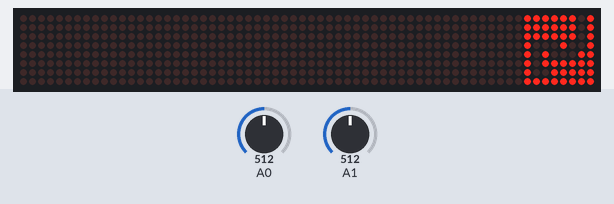
Recording of a sketch running on a simulated Arduino Uno, built with avr-gcc and run on an emulated ATmega328P. On the bench: 64×8 LED matrix. Inputs (shaded band) come from the test bench; at power-on: A1 = 512, A0 = 512.

Above: at 1.12 s.
1.3 s: A1 set to 290
3.0 s: A0 set to 290
At 6.8 s:
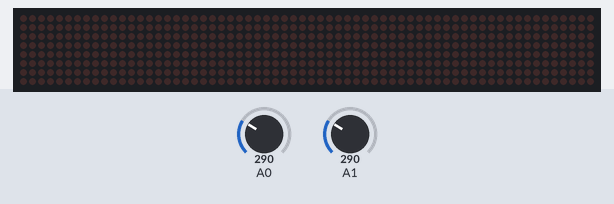
8.2 s: A0 set to 306
9.9 s: A0 set to 122
11.5 s: A1 set to 710
At 14.0 s:
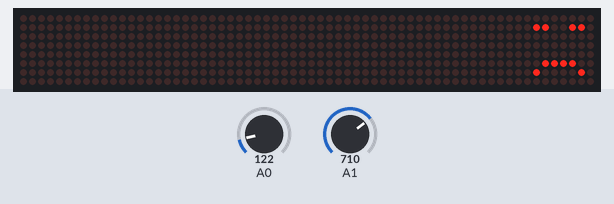

The sketch:

Dot-Matrix-Maze.ino
```cpp
#include <LedControl.h>

//PIN LAYOUTS!
// Dot matrix:
//    VCC - 5v
//    GND - Ground
//    DIN - PWM 12
//    CS - PWM 11
//    CLK - PWM 10

// Joystick:
//    GND - Ground
//    +5V - 5v
//    VRx - A0
//    VRy - A1
//    SW - PWM 2 - NOT required but added anyway

// Pin connections to the LED matrix
int DIN = 12;
int CS = 11;
int CLK = 10;

// Create a new LedControl object
LedControl lc = LedControl(DIN, CLK, CS, 0);

// Define constants for the start and end positions
const int SRT = 2;
const int END = 3;

// The maze layouts
struct Level {
  int layout[8][8];
  int nextLevels[5]; //Next levels feature was planned to have dynamic levels instead of following one set path, you can add this if youd like by >See line 51
};

Level levels[5] = {
  // Level 0
  {
    // Layout
    {
      {1, 1, 1, 1, 1, 1, END, 1},
      {1, 1, 1, 1, 1, 1, 0, 1},
      {1, 1, 1, 1, 1, 1, 0, 1},
      {1, 0, 0, 0, 1, 0, 0, 1},
      {1, 0, 1, 0, 0, 0, 1, 1},
      {1, 0, 1, 1, 1, 1, 1, 1},
      {1, 0, 0, 1, 1, 1, 1, 1},
      {1, 1, SRT, 1, 1, 1, 1, 1}
    },
    // Next levels
    {1} // for dynamic levels, in these brackets select which levels you would like to come after the current level eg {0, 3, 8}.
  },
  // Level 1
  {
    // Layout
    {
      {1, 1, 1, 1, 1, 1, 1, 1},
      {1, 1, 1, 1, 0, 0, 0, 1},
      {1, 1, 1, 1, 0, 1, 0, 1},
      {1, 1, 1, 1, 0, 1, 0, 1},
      {1, 1, 1, 1, 0, 1, 0, 1},
      {1, 1, 1, 1, 0, 1, 0, 1},
      {END, 0, 0, 0, 0, 1, 0, 1},
      {1, 1, 1, 1, 1, 1, SRT, 1}
    },
    // Next levels
    {2}
  },
    // Level 2
  {
    // Layout
    {
      {1, 1, 1, END, 1, 1, 1, 1},
      {1, 1, 1, 0, 1, 1, 1, 1},
      {1, 0, 0, 0, 1, 1, 1, 1},
      {1, 0, 1, 1, 1, 1, 1, 1},
      {1, 0, 1, 0, 0, 0, 0, 1},
      {1, 0, 1, 0, 1, 1, 0, 1},
      {1, 0, 0, 0, 1, 1, 0, SRT},
      {1, 1, 1, 1, 1, 1, 1, 1}
    },
    // Next levels
    {3}
  },
    // Level 3
  {
    // Layout
    {
      {1, 1, 1, 1, 1, 1, 1, 1},
      {1, 1, 1, 1, 1, 1, 1, 1},
      {1, 0, 0, 0, 0, 0, 1, 1},
      {END, 0, 1, 1, 1, 0, 1, 1},
      {1, 1, 1, 1, 1, 0, 1, 1},
      {1, 1, 1, 0, 0, 0, 1, 1},
      {1, 1, 1, 0, 1, 1, 1, 1},
      {1, 1, 1, SRT, 1, 1, 1, 1}
    },
    // Next levels
    {4}
  },
    // Level 4
  {
    // Layout
    {
      {1, 1, END, 1, 1, 1, 1, 1},
      {1, 1, 0, 1, 0, 0, 0, 1},
      {1, 1, 0, 1, 0, 1, 0, 1},
      {1, 1, 0, 0, 0, 1, 0, SRT},
      {1, 1, 1, 1, 1, 1, 1, 1},
      {1, 1, 1, 1, 1, 1, 1, 1},
      {1, 1, 1, 1, 1, 1, 1, 1},
      {1, 1, 1, 1, 1, 1, 1, 1}
    },
    // Next levels
    {0}
  }
};

// The current level and player's position
int currentLevel = 0;
int playerX = 0;
int playerY = 7;

// Time limit for each level
unsigned long levelStartTime;
const unsigned long levelTimeLimit = 5000; // 5 seconds

// Game over screen
int gameOverScreen[8][8] = {
  {0, 0, 0, 0, 0, 0, 0, 0},
  {0, 1, 1, 0, 0, 1, 1, 0},
  {0, 0, 0, 0, 0, 0, 0, 0},
  {0, 0, 0, 0, 0, 0, 0, 0},
  {0, 0, 0, 0, 0, 0, 0, 0},
  {0, 0, 1, 1, 1, 1, 0, 0},
  {0, 1, 0, 0, 0, 0, 1, 0},
  {0, 0, 0, 0, 0, 0, 0, 0}
};

// Number of levels completed
int levelsCompleted = 0;

void setup() {
  // Initialize the LED matrix
  lc.shutdown(0, false);
  lc.setIntensity(0, 8);
  lc.clearDisplay(0);

  // Find the player's start position
  findStartPosition();

  // Draw the initial maze
  drawMaze();

  // Record the start time of the level
  levelStartTime = millis();
}

void loop() {
  // Check if the time limit for the level has been exceeded
  if (millis() - levelStartTime > levelTimeLimit) {
    // Set the display brightness back to 8
    lc.setIntensity(0, 8);

    // Show the game over screen
    for (int y = 0; y < 8; y++) {
      for (int x = 0; x < 8; x++) {
        lc.setLed(0, y, x, gameOverScreen[y][x]);
      }
    }

    // Wait a bit before the next loop iteration
    delay(1000);

    // Clear the game over screen
    lc.clearDisplay(0);

    // Show the number of levels completed
    for (int i = 0; i < levelsCompleted; i++) {
      lc.setLed(0, i / 8, i % 8, true);
    }

    // Wait a bit before the next loop iteration
    delay(2000);

    // Reset the game
    currentLevel = 0;
    findStartPosition();
    drawMaze();
    levelStartTime = millis();
    lc.setIntensity(0, 8);

    // Reset the number of levels completed
    levelsCompleted = 0;

    return;
  }

  // Decrease the display brightness linearly over time
  int timeLeft = levelTimeLimit - (millis() - levelStartTime);
  int brightness = map(timeLeft, 0, levelTimeLimit, 2, 8);
  lc.setIntensity(0, brightness);

  // Read the joystick position
  int joyX = analogRead(A0);
  int joyY = analogRead(A1);

  // Determine the new player position
  int newX = playerX;
  int newY = playerY;
  if (joyX < 300) {
    newX--;
  } else if (joyX > 700) {
    newX++;
  }

  // Check if the new X position is inside the maze and not a wall
  if (newX >= 0 && newX < 8 && (levels[currentLevel].layout[playerY][newX] == 0 || levels[currentLevel].layout[playerY][newX] == END)) {
    // Update the player X position
    playerX = newX;
  }

  if (joyY < 300) {
    newY--;
  } else if (joyY > 700) {
    newY++;
  }

  // Check if the new Y position is inside the maze and not a wall
  if (newY >= 0 && newY < 8 && (levels[currentLevel].layout[newY][playerX] == 0 || levels[currentLevel].layout[newY][playerX] == END)) {
    // Update the player Y position
    playerY = newY;
  }

  // Check if the player has reached the end position
  if (levels[currentLevel].layout[playerY][playerX] == END) {
    // Flash the LED matrix twice
    for (int i = 0; i < 2; i++) {
      lc.clearDisplay(0);
      lc.setIntensity(0, 8);
      delay(50);
      drawMaze();
      delay(100);
    }

    // Increase the number of levels completed
    levelsCompleted++;

    // Move on to the next level
    currentLevel = levels[currentLevel].nextLevels[0];
    if (currentLevel >= 5) {
      // If there are no more levels, reset to the first level
      currentLevel = 0;
    }

    // Find the new start position
    findStartPosition();

    // Draw the maze for the new level
    drawMaze();

    // Reset the level start time
    levelStartTime = millis();
  }

  // Redraw the player
  drawPlayer();

  // Wait a bit before the next loop iteration
  delay(100);

  // Turn off the player's dot
  lc.setLed(0, playerY, playerX, false);

  // Wait a bit before turning the dot back on
  delay(100);
}

void findStartPosition() {
  for (int y = 0; y < 8; y++) {
    for (int x = 0; x < 8; x++) {
      if (levels[currentLevel].layout[y][x] == SRT) {
        playerX = x;
        playerY = y;
      }
    }
  }
}

void drawMaze() {
  for (int y = 0; y < 8; y++) {
    for (int x = 0; x < 8; x++) {
      lc.setLed(0, y, x, levels[currentLevel].layout[y][x] == 1);
    }
  }
}

void drawPlayer() {
  lc.setLed(0, playerY, playerX, true);
}
```
